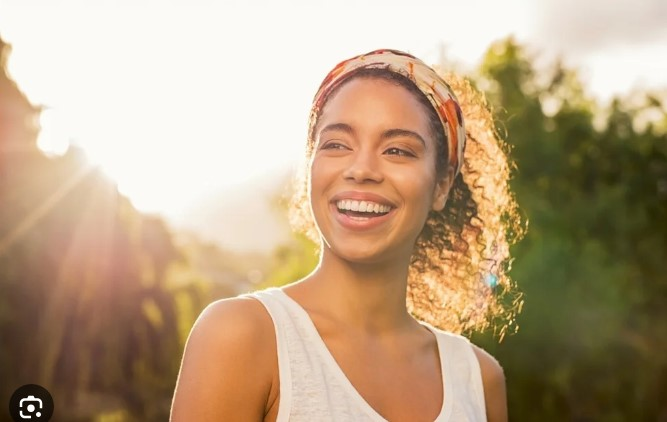
#> input picture pessoa_sorrindo.jpg, 667 x 422 px
$ jupyter execute revisao-rosto.ipynb   (shell and % lines are left out)
#> lines starting #> are read from the running program, lines starting #| are printed output that depends on the picture; after the words box and inside, x2 and y2 are one past the last pixel; in counts of white or black regions, pixels touching at a corner belong together
[cell 1]
import numpy as np
import cv2
import matplotlib as plt
import matplotlib.pyplot as plt

imagem = cv2.imread('pessoa_sorrindo.jpg')
#> imagem is the input picture: shape (422, 667, 3); mean B, G, R 132.3, 161.9, 185.8
imagemGray = cv2.cvtColor(imagem, cv2.COLOR_BGR2GRAY)
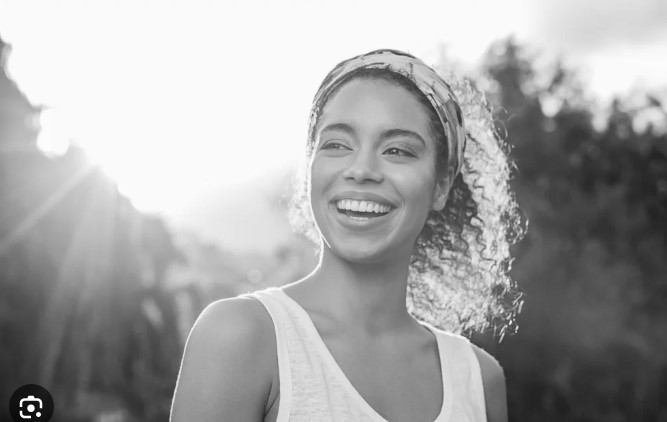
#> imagemGray: shape (422, 667); min 2, max 255, mean 165.7

smile = cv2.CascadeClassifier('haarcascade_smile.xml')
face_frontal = cv2.CascadeClassifier('haarcascade_frontalface_default.xml')

smile_recon = smile.detectMultiScale(imagemGray, scaleFactor = 2.9, minNeighbors = 5)
#> smile_recon = [[311, 183, 104, 52]]
face_recon = face_frontal.detectMultiScale(imagemGray, scaleFactor = 2.0, minNeighbors = 1)
#> face_recon = [[265, 69, 192, 192]]

print('sorrisos encontrados - ', len(smile_recon))
#| sorrisos encontrados -  1
print('faces encontradas - ', len(face_recon))
#| faces encontradas -  1

for(x, y, w, h) in face_recon:
    cv2.rectangle(imagem, (x,y), (x+w, y+h), (0, 255, 0), 4)
#> this loop made 1 pass
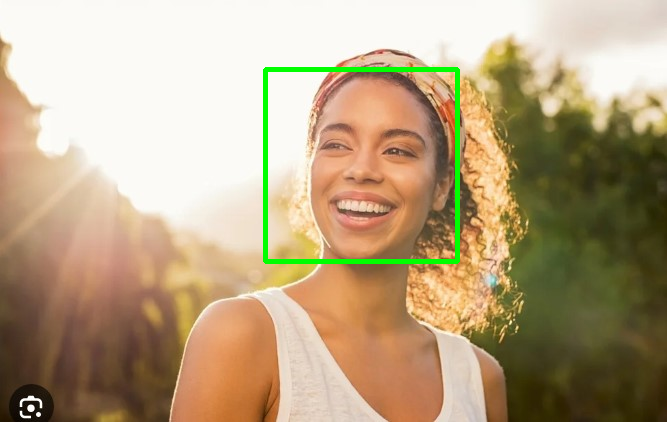
#> imagem: shape (422, 667, 3); 1.36% of pixels changed, all inside (x1, y1, x2, y2) = (263, 67, 460, 264)

for(x, y, w, h) in smile_recon:
    cv2.rectangle(imagem, (x,y), (x+w, y+h), (255, 0, 0), 4)
#> this loop made 1 pass
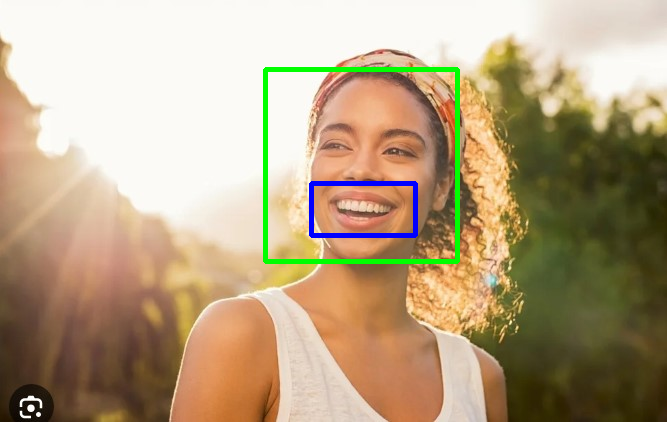
#> imagem: shape (422, 667, 3); 0.55% of pixels changed, all inside (x1, y1, x2, y2) = (309, 181, 418, 238)

plt.imshow(cv2.cvtColor(imagem, cv2.COLOR_BGR2RGB))

[cell 2]
imagem = cv2.imread('pessoas_sorrindo.jpg')
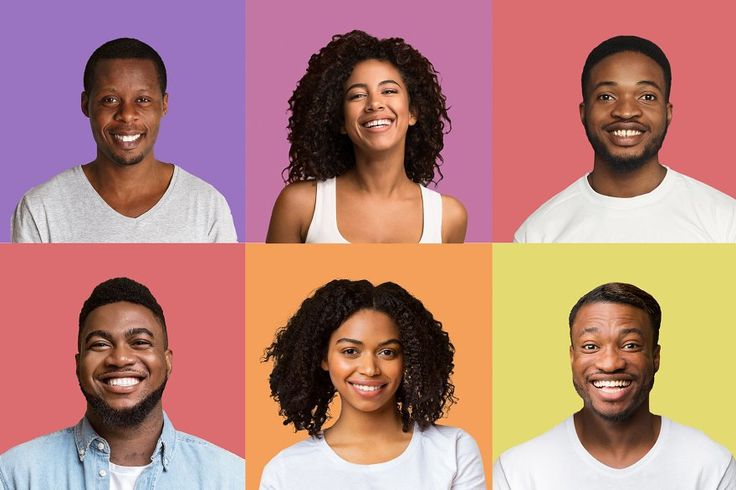
#> input picture pessoas_sorrindo.jpg, 736 x 490 px
#> imagem is the input picture: shape (490, 736, 3); mean B, G, R 123.3, 131.4, 180.5
imagemGray = cv2.cvtColor(imagem, cv2.COLOR_BGR2GRAY)
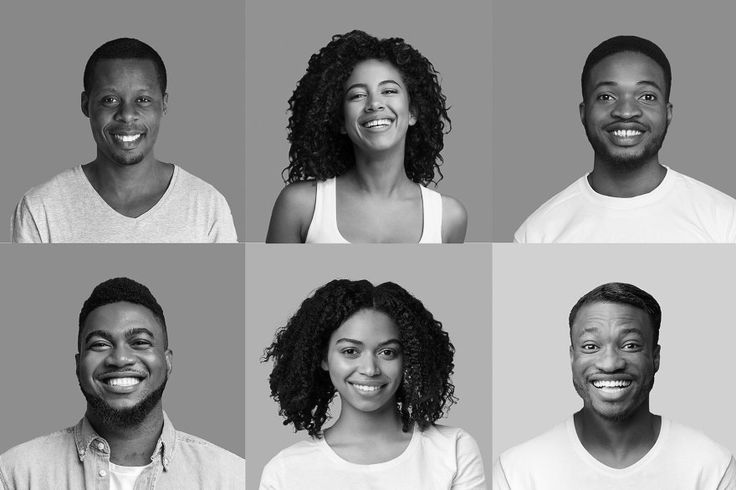
#> imagemGray: shape (490, 736); min 0, max 255, mean 145.1

smile = cv2.CascadeClassifier('haarcascade_smile.xml')
face_frontal = cv2.CascadeClassifier('haarcascade_frontalface_default.xml')

smile_recon = smile.detectMultiScale(imagemGray, scaleFactor = 9, minNeighbors = 5)
#> smile_recon = [[361, 115, 36, 18], [608, 124, 36, 18], [111, 128, 36, 18], [608, 136, 36, 18], [84, 335, 36, 18], [592, 376, 36, 18], [110, 372, 36, 18], [345, 376, 36, 18]]
face_recon = face_frontal.detectMultiScale(imagemGray, scaleFactor = 2.0, minNeighbors = 1)
#> face_recon = [[329, 52, 96, 96], [580, 57, 96, 96], [78, 63, 96, 96], [71, 301, 96, 96], [566, 304, 96, 96], [317, 310, 96, 96]]

print('sorrisos encontrados - ', len(smile_recon))
#| sorrisos encontrados -  8
print('faces encontradas - ', len(face_recon))
#| faces encontradas -  6

for(x, y, w, h) in face_recon:
    cv2.rectangle(imagem, (x,y), (x+w, y+h), (0, 255, 0), 4)
#> this loop made 6 passes
#> (x, y) on passes 1 to 6: (329, 52), (580, 57), (78, 63), (71, 301), (566, 304), (317, 310)
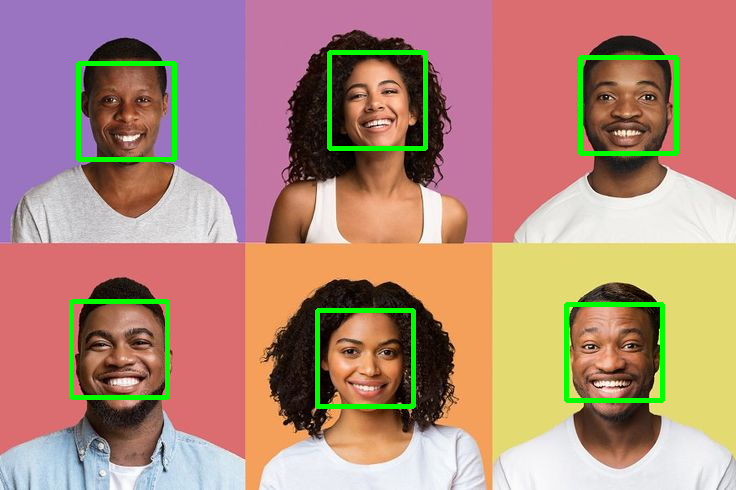
#> imagem: shape (490, 736, 3); 3.17% of pixels changed, all inside (x1, y1, x2, y2) = (69, 50, 679, 409)

for(x, y, w, h) in smile_recon:
    cv2.rectangle(imagem, (x,y), (x+w, y+h), (255, 255, 0), 4)
#> this loop made 8 passes
#> (x, y) on passes 1 to 8: (361, 115), (608, 124), (111, 128), (608, 136), (84, 335), (592, 376), (110, 372), (345, 376)
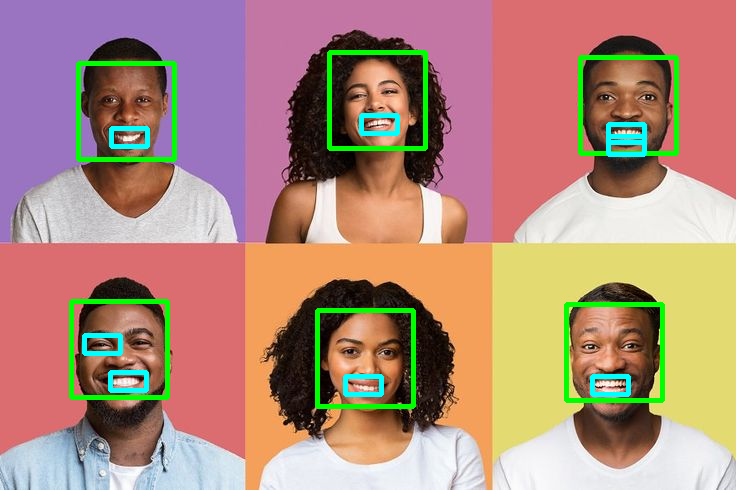
#> imagem: shape (490, 736, 3); 1.14% of pixels changed, all inside (x1, y1, x2, y2) = (82, 113, 647, 397)

plt.imshow(cv2.cvtColor(imagem, cv2.COLOR_BGR2RGB))
